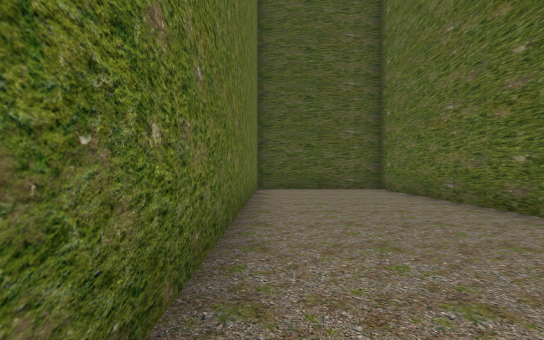
[1] (above)

20 first-person views from a walk through a Unity game level. The camera is 1.2 m above the floor, looks level and sees 90° across. The floor is counted in squares, 2 m on a side. Each view is taken from the middle of a square. On the plan, view 1 faces up. The plan holds only what a view shows up to about 9 squares ahead; the rest is blank. The place goes on beyond the plan. The player character is not drawn.

[2]
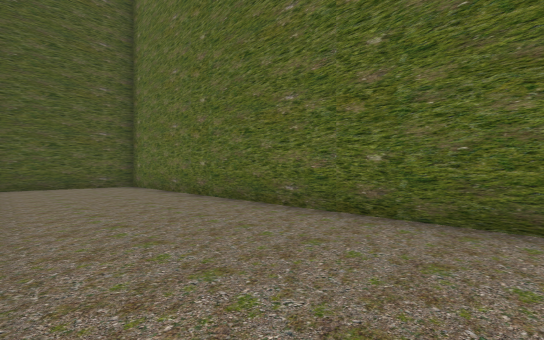

[3]
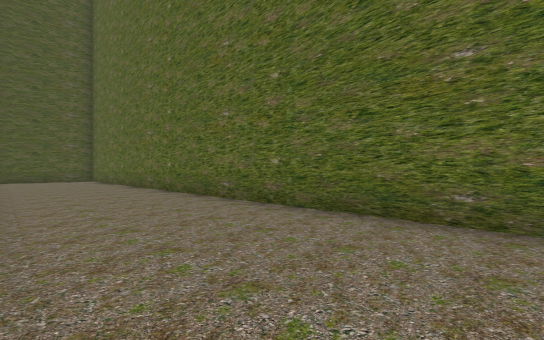

[4]
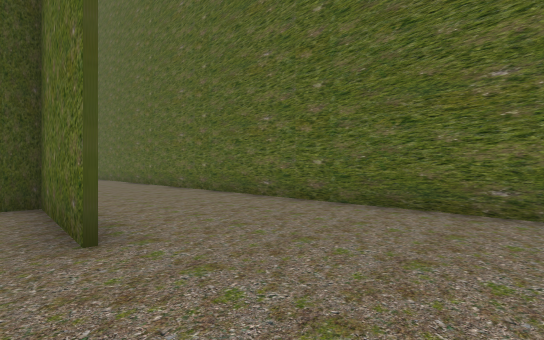

[5]
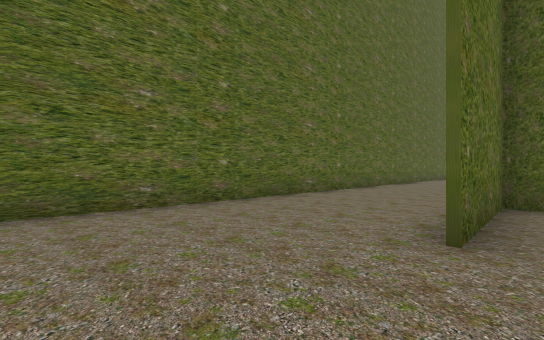

[6]
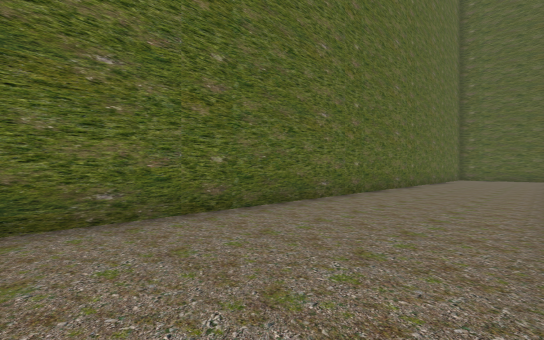

[7]
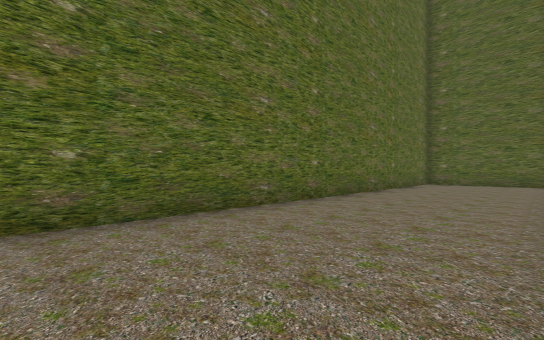

[8]
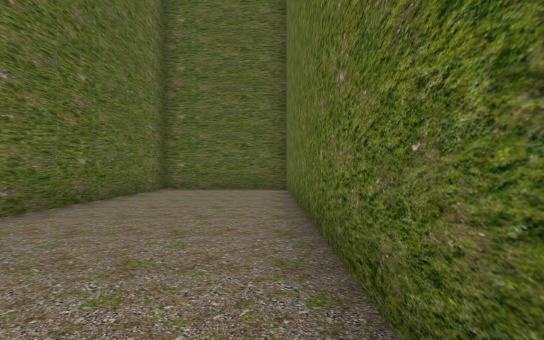

[9]
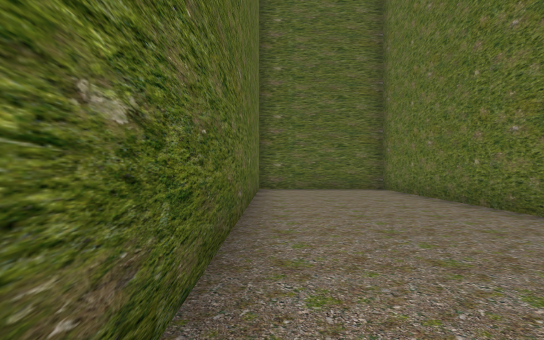

[10]
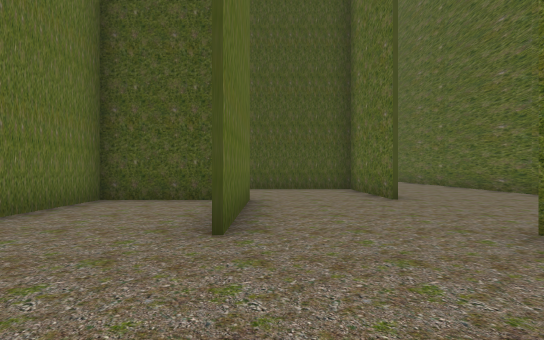

[11]
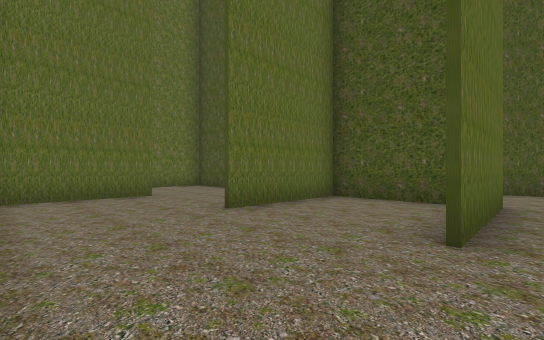

[12]
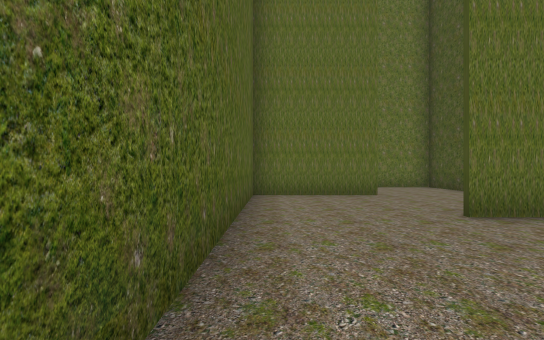

[13]
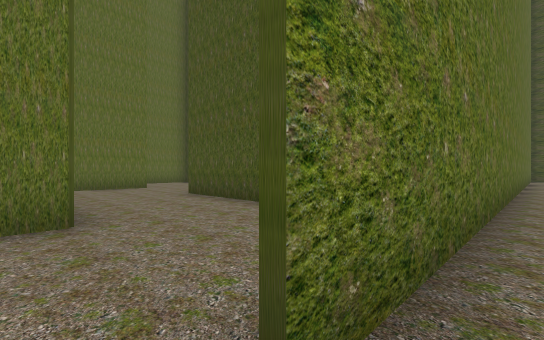

[14]
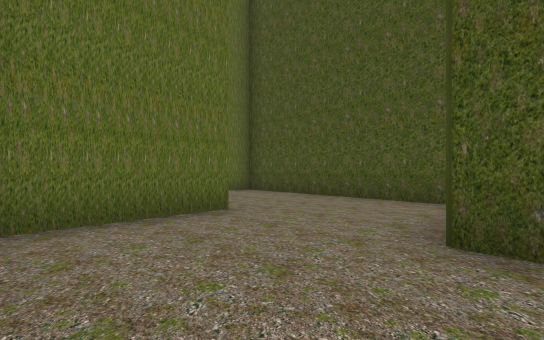

[15]
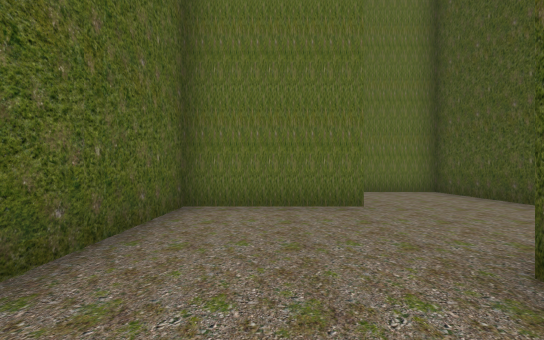

[16]
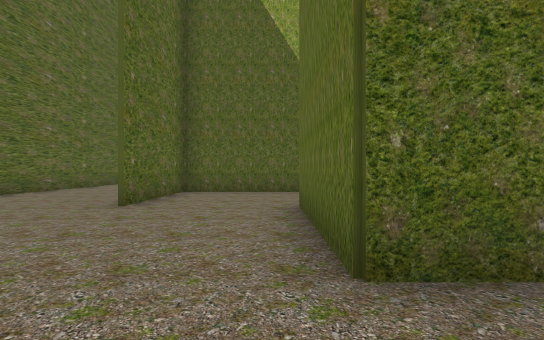

[17]
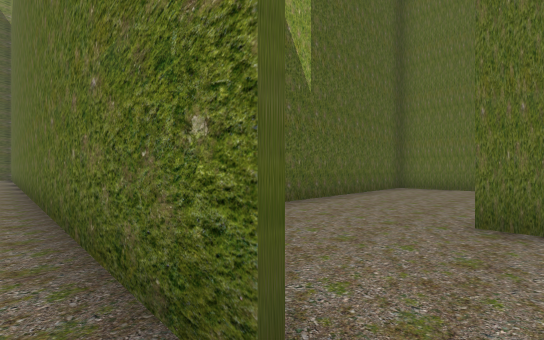

[18]
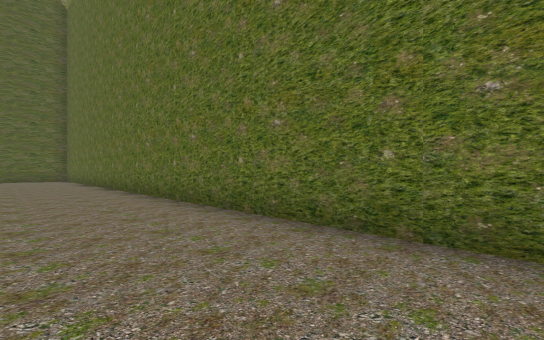

[19]
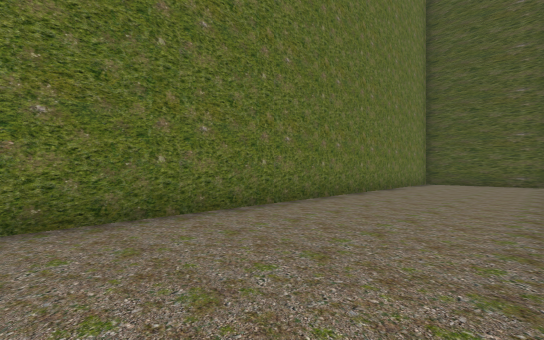

[20]
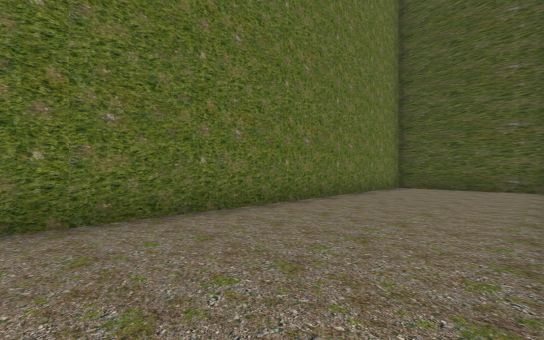

### Floor plan
Ten units are one square. View 1 is at (0, 0); x grows to the right and y downward. Boxes are objects, and circles mark ways between rooms. Rooms are numbered by the first view taken in them; rooms with no view inside come last. Other rooms are left out.
<svg viewBox="-105 -90 144 430">
<path fill="none" stroke="#000" d="M-4 125 -4 335 34 335 34 -85 -4 -85 -4 95M-6 95 -6 65 -66 65M-45 94 -35 94 -35 115M-94 65 -94 94 -64 94M-71 35 -95 35M-35 115 -35 125M-94 124 -94 154 -6 154 -6 125M-41 95 -64 95 -64 125"/>
<circle cx="-25" cy="125" r="3" fill="#2a7"/>
<text x="0" y="120">1</text>
<text x="-60" y="130">2</text>
</svg>
Room 1 opens to room 2.

Where each view was taken, in squares from view 1:
view 1: 0 up, 0 right, facing up
view 2: 2 down, 0 right, facing up-right
view 3: 8 down, 0 right, facing up-right
view 4: 12 down, 1 left, facing up-right
view 5: 10 down, 1 left, facing down-right
view 6: 15 down, 0 right, facing down-right
view 7: 21 down, 0 right, facing down-right
view 8: 25 down, 0 right, facing down
view 9: 25 down, 3 right, facing down
view 10: 15 down, 3 left, facing up
view 11: 15 down, 3 left, facing up-left
view 12: 15 down, 3 left, facing left
view 13: 10 down, 0 right, facing up-left
view 14: 9 down, 6 left, facing up-left
view 15: 8 down, 5 left, facing left
view 16: 8 down, 3 left, facing down
view 17: 12 down, 0 right, facing down-left
view 18: 16 down, 2 right, facing down-left
view 19: 4 down, 3 right, facing up-left
view 20: 1 down, 3 right, facing up-left
